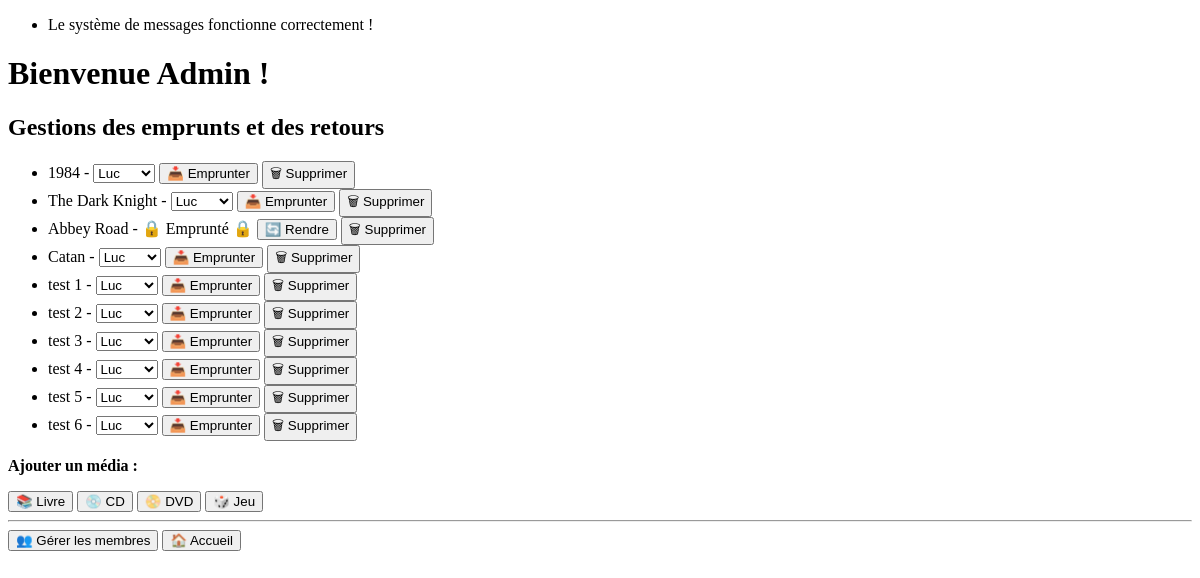
The page /bibliotheque/medias/ on the database as committed earlier.
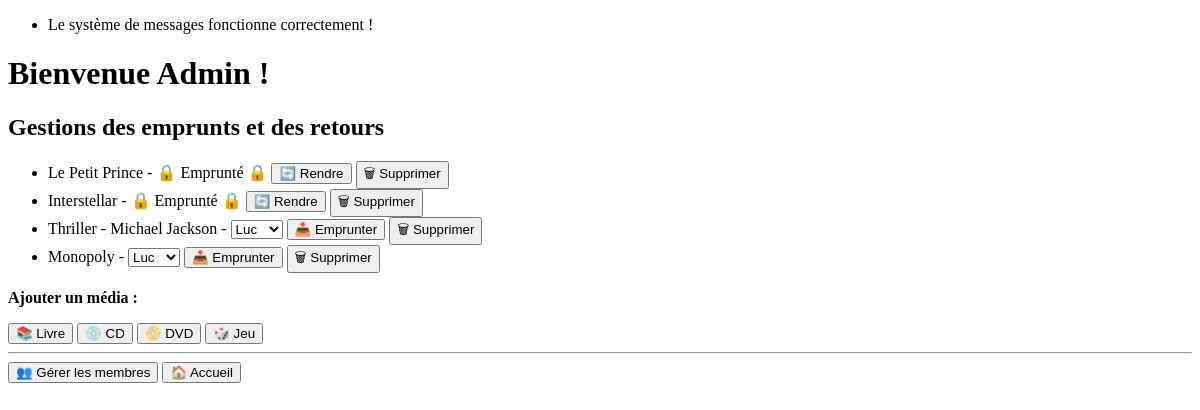
The same page on the database as committed later.
### bibliotheque/models.py (models this page shows, shortened)
class Media(models.Model):
    titre = models.CharField(max_length=255)
    disponible = models.BooleanField(default=True)

### bibliotheque/views.py (the view, shortened to what this page needs)
# urls.py: path('medias/', liste_medias, name='liste_medias'),
def liste_medias(request):
    messages.success(request, "Le système de messages fonctionne correctement !")
    medias = Media.objects.all()
    return render(request, 'bibliotheque/liste_medias.html', {
        'medias': medias,
        'membres': Membre.objects.all()
    })

### bibliotheque/templates/bibliotheque/liste_medias.html (shortened to what this page needs)
<!DOCTYPE html>
<html lang="fr">
<head>
</head>
<body>
{% if messages %}
    <ul class="messages">
        {% for message in messages %}
            <li class="{{ message.tags }}">{{ message }}</li>
        {% endfor %}
    </ul>
{% endif %}
<h1>Bienvenue Admin !</h1>
<h2>Gestions des emprunts et des retours</h2>
<ul>
    {% for media in medias %}
        <li>
            {{ media.titre }} - {{ media.type }}
            {% if media.disponible %}
                <form method="post" action="{% url 'emprunter_media' %}" style="display:inline;">
                    <select name="membre_id">
                        {% for membre in membres %}
                            <option value="{{ membre.id }}">{{ membre.nom }}</option>
                        {% endfor %}
                    </select>
                    <button type="submit">📥 Emprunter</button>
                </form>
            {% else %}
                <span class="emprunte">🔒 Emprunté 🔒</span>
                <form method="post" style="display:inline;">
                    <button type="submit">🔄 Rendre</button>
                </form>
            {% endif %}
            <a href="{% url 'supprimer_media' media.id %}" onclick="return confirm('Confirmer la suppression ?');">
                <button type="button">🗑 Supprimer</button>
            </a>
        </li>
    {% endfor %}
</ul>
<div class="navigation">
    <p><strong>Ajouter un média :</strong></p>
    <a href="{% url 'ajouter_media' 'livre' %}"><button>📚 Livre</button></a>
    <a href="{% url 'ajouter_media' 'cd' %}"><button>💿 CD</button></a>
    <a href="{% url 'ajouter_media' 'dvd' %}"><button>📀 DVD</button></a>
    <a href="{% url 'ajouter_media' 'jeu' %}"><button>🎲 Jeu</button></a>
    <hr>
    <a href="{% url 'liste_membres' %}"><button>👥 Gérer les membres</button></a>
    <a href="{% url 'accueil' %}"><button>🏠 Accueil</button></a>
</div>
</body>
</html>

Rows that differ between the two databases and show on the page:
removed Media: titre "test 1"
removed Media: titre "test 2"
removed Media: titre "test 3"
removed Media: titre "test 4"
removed Media: titre "test 5"
removed Media: titre "test 6"
changed Media: titre "1984" → "Le Petit Prince"; membre_id "Luc" → (not shown); disponible "📥 Emprunter" → "🔒 Emprunté 🔒 🔄 Rendre"
changed Media: titre "The Dark Knight" → "Interstellar"; membre_id "Luc" → (not shown); disponible "📥 Emprunter" → "🔒 Emprunté 🔒 🔄 Rendre"
changed Media: titre "Abbey Road" → "Thriller - Michael Jackson"; membre_id (not shown) → "Luc"; disponible "🔒 Emprunté 🔒 🔄 Rendre" → "📥 Emprunter"
changed Media: titre "Catan" → "Monopoly"
